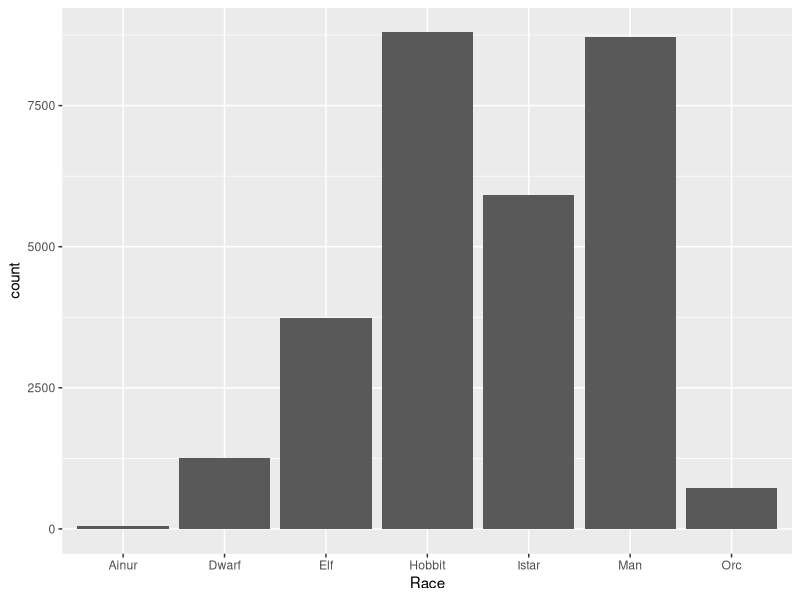

Here is the R script that generated this plot: (Note: this script raises an error after producing the figure.)

library(tidyverse)


## quick and dirty exploration so I can build example for STAT 545A

## those scripts had to be lean, so I did more fiddling here

lotr <- read.delim("lotr_wordsSpoken.tsv")

str(lotr)
# 'data.frame':  731 obs. of  5 variables:
# $ Film     : Factor w/ 3 levels "The Fellowship Of The Ring",..: 1 1 1 ..
# $ Chapter  : Factor w/ 188 levels "01: Prologue",..: 1 1 1 1 4 8 8 8 8 ..
# $ Character: Factor w/ 74 levels "Aragorn","Arwen",..: 3 11 21 26 3 3 1..
# $ Race     : Factor w/ 10 levels "Ainur","Dead",..: 7 4 4 6 7 7 7 1 7 7..
# $ Words    : int  4 5 460 20 214 70 128 197 10 12 ...

head(lotr)



## reorder Film factor based on story
lotr <- lotr %>% 
  mutate(Film = fct_relevel(Film, 
                            c("The Fellowship Of The Ring", 
                              "The Two Towers", 
                              "The Return Of The King")))


## getting rid of some observations
## I've always found the Ent parts really boring
## Nazgul and the Dead just don't talk enough
## Gollum is not a Race!
lotr <- lotr %>% 
  filter(!(Race %in% c("Gollum", "Ent", "Dead", "Nazgul"))) %>% 
  droplevels()
  

## The wizards' Race is Istari, a subset of the Ainur 
lotr <- lotr %>% 
  mutate(Race = case_when(Character %in% c("Gandalf", 
                                           "Saruman") ~ "Istar", 
                          TRUE ~ as.character(Race)) %>% as.factor()) %>% 
  
  ## Men should be Man, for consistency
  mutate(Race = fct_recode(Race, 
                           Man = "Men"))




p <- ggplot(lotr, aes(x = Race, weight = Words))
p + geom_bar()

## who speaks alot?
words <-
  lotr %>% 
  count(Race, 
        wt = Words, 
        sort = TRUE, 
        name = "total_words")

# Race   total_words
# <fct>        <int>
# 1 Hobbit        8796
# 2 Man           8712
# 3 Istari        5918
# 4 Elf           3737
# 5 Dwarf         1265
# 6 Orc            723
# 7 Ainur           43

## reorder Race based on words spoken
lotr %<>% 
  mutate(Race = reorder(Race, 
                        Words, 
                        sum))

levels(lotr$Race)

p1 <- lotr %>% 
  ggplot(aes(x = Race, 
             weight = Words)) +
  geom_bar(aes(fill = Film), 
             position = position_dodge(width = 0.7)) + 
  labs(y = "total words spoken") + 
  theme_light() +
  theme(panel.grid.minor = element_line(colour = "grey95"), 
      panel.grid.major = element_line(colour = "grey95")); p1
    

p2 <- lotr %>% 
  ggplot(aes(x = Race,
             y = Words, 
             color = Film, 
             fill = Film)) + 
  scale_color_brewer(type = "seq", 
                     palette = 7) + 
  scale_fill_brewer(type = "seq", 
                    palette = 7) + 
  scale_y_log10() + 
  geom_jitter(alpha = 1/2, 
             position = position_dodge(width=0.5)) + 
  stat_summary(fun.y = median, 
               pch = 21, 
               geom = "point", 
               size = 6, 
               col = "grey80") + 
  labs(y = "words spoken", 
       subtitle = "Except for Orcs and Hobbits, there's less talking by every \nrace as the films progress \n\nEach data point is number of words spoken by a character \nin a specific chapter", 
       title = "The Lord of the Rings film trilogy") + 
  theme_light() +
  theme(panel.grid.minor = element_line(colour = "grey95"), 
      panel.grid.major = element_line(colour = "grey95")); p2
  



p3 <- lotr %>% 
  filter(Character %in% c("Frodo", 
                          "Sam")) %>% 
  group_by(Character, Film) %>% 
  summarise(total_words = sum(Words)) %>% 
  ggplot(aes(x = Character,
             y = total_words, 
             color = Film, 
             fill = Film)) + 
  scale_color_brewer(type = "seq", 
                     palette = 7) + 
  scale_fill_brewer(type = "seq", 
                    palette = 7) + 
  geom_col(position = "dodge") + 
  labs(y = "Words spoken", 
       subtitle = "Sam really comes into the spotlight as Frodo begins to \nsuccumb to his injuries and the weight of carrying the Ring", 
       title = "The Lord of the Rings film trilogy") + 
  theme_light() +
  theme(panel.grid.minor = element_line(colour = "grey95"), 
        panel.grid.major = element_line(colour = "grey95")); p3



  
write.table(lotr, "lotr_clean.tsv", quote = FALSE,
            sep = "\t", row.names = FALSE)